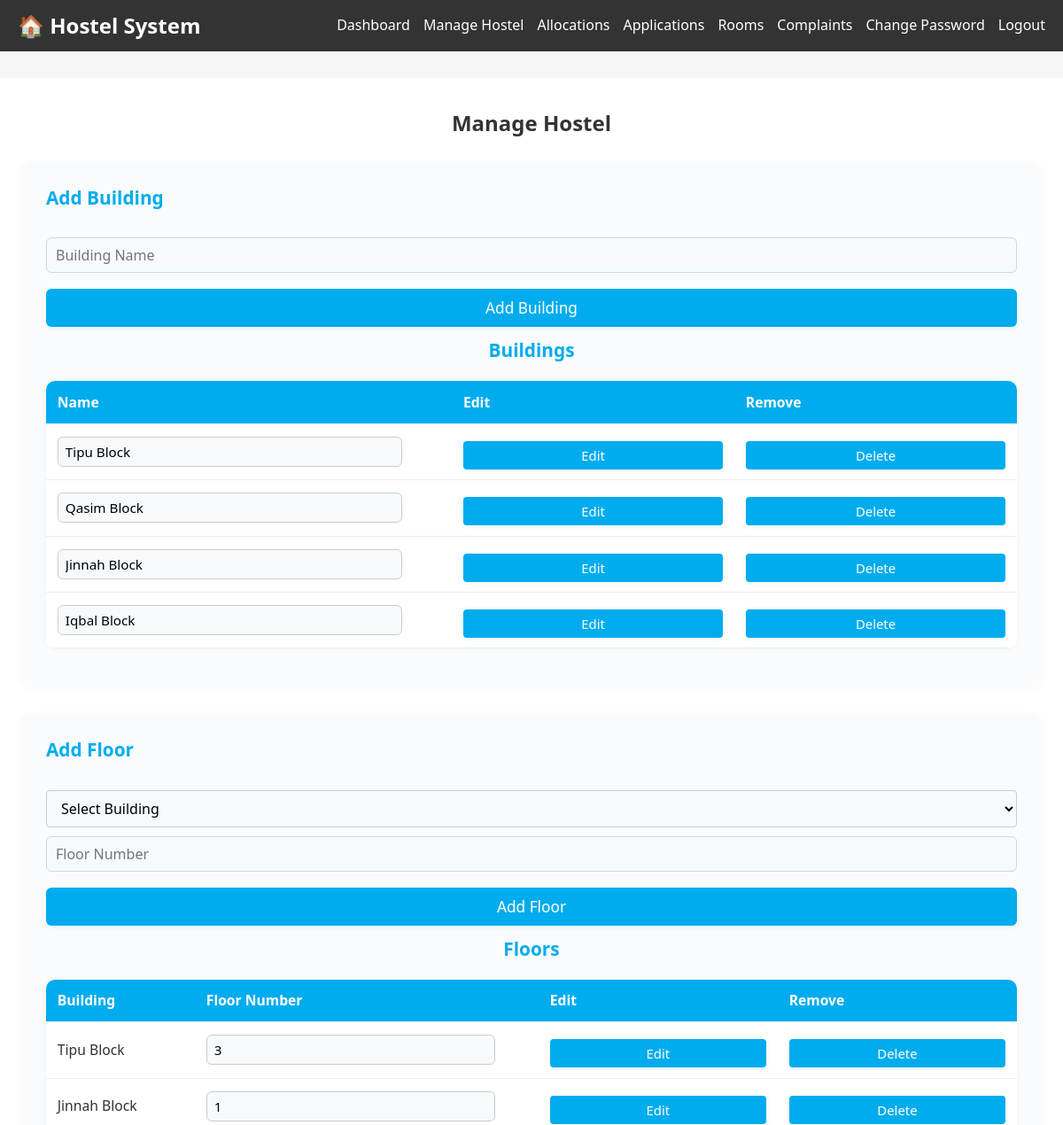
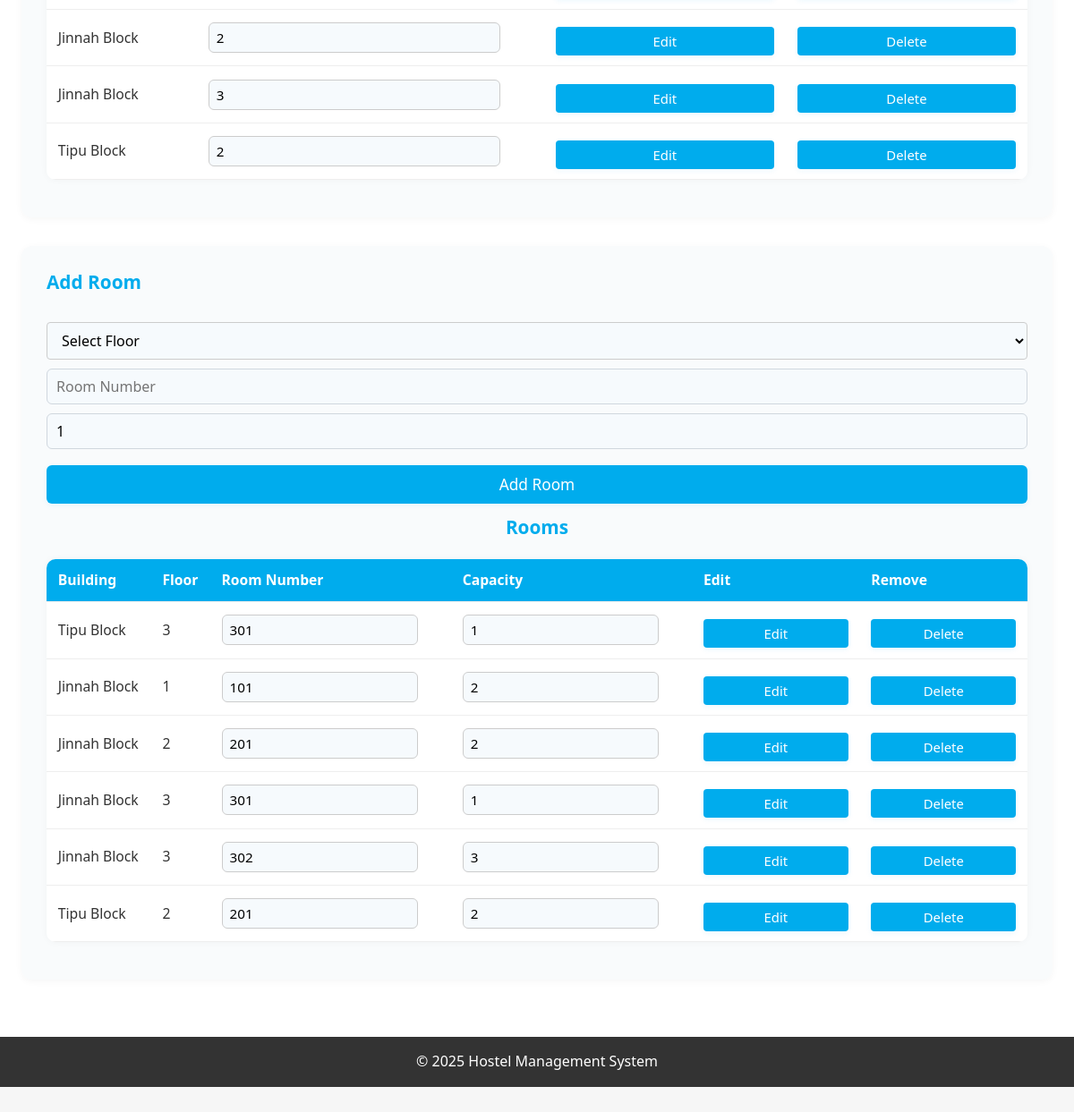
Page /Hostel-Management/admin/manage_hostel.php on the committed database (2 pictures, top to bottom).
### tables this page shows
CREATE TABLE IF NOT EXISTS `buildings` (
  `building_id` int NOT NULL AUTO_INCREMENT,
  `building_name` varchar(100) NOT NULL,
  PRIMARY KEY (`building_id`)
);

CREATE TABLE IF NOT EXISTS `floors` (
  `floor_id` int NOT NULL AUTO_INCREMENT,
  `building_id` int NOT NULL,
  `floor_number` int NOT NULL,
  PRIMARY KEY (`floor_id`),
  KEY `building_id` (`building_id`)
);

CREATE TABLE IF NOT EXISTS `rooms` (
  `room_id` int NOT NULL AUTO_INCREMENT,
  `floor_id` int NOT NULL,
  `room_number` varchar(20) NOT NULL,
  `capacity` int DEFAULT '1',
  `status` enum('available','occupied') DEFAULT 'available',
  `occupied` int DEFAULT '0',
  PRIMARY KEY (`room_id`),
  KEY `floor_id` (`floor_id`)
);

### Hostel-Management/admin/manage_hostel.php (the view, shortened to what this page needs)
<?php
include '../includes/config.php';
include '../includes/admin_header.php';
$buildings = $pdo->query("SELECT * FROM buildings")->fetchAll();
$floors = $pdo->query("SELECT * FROM floors")->fetchAll();
$rooms = $pdo->query("SELECT * FROM rooms")->fetchAll();
?>
<div class="container">
    <h2>Manage Hostel</h2>
    <div class="admin-card">
        <form method="post">
            <h3>Add Building</h3>
            <input type="text" name="building_name" placeholder="Building Name" required>
            <button type="submit" name="add_building" class="btn">Add Building</button>
        </form>
        <h3>Buildings</h3>
        <table class="styled-table">
            <thead>
                <tr>
                    <th>Name</th>
                    <th>Edit</th>
                    <th>Remove</th>
                </tr>
            </thead>
            <tbody>
                <?php foreach ($buildings as $b): ?>
                <tr>
                    <form method="post">
                        <td>
                            <input type="text" name="building_name" value="<?= htmlspecialchars($b['building_name']) ?>" required>
                        </td>
                        <td><button type="submit" name="edit_building" class="btn btn-small">Edit</button></td>
                        <td><button type="submit" name="delete_building" class="btn btn-small" onclick="return confirm('Delete building?')">Delete</button></td>
                    </form>
                </tr>
                <?php endforeach; ?>
            </tbody>
        </table>
    </div>
    <div class="admin-card">
        <form method="post">
            <h3>Add Floor</h3>
            <select name="building_id" required>
                <option value="">Select Building</option>
            </select>
            <input type="number" name="floor_number" placeholder="Floor Number" required>
            <button type="submit" name="add_floor" class="btn">Add Floor</button>
        </form>
        <h3>Floors</h3>
        <table class="styled-table">
            <thead>
                <tr>
                    <th>Building</th>
                    <th>Floor Number</th>
                    <th>Edit</th>
                    <th>Remove</th>
                </tr>
            </thead>
            <tbody>
                <?php foreach ($floors as $f): ?>
                <tr>
                    <form method="post">
                        <td>
                            <?php
                            $b = array_filter($buildings, fn($bb) => $bb['building_id'] == $f['building_id']);
                            echo htmlspecialchars(reset($b)['building_name']);
                            ?>
                        </td>
                        <td><input type="number" name="floor_number" value="<?= $f['floor_number'] ?>" required></td>
                        <td><button type="submit" name="edit_floor" class="btn btn-small">Edit</button></td>
                        <td><button type="submit" name="delete_floor" class="btn btn-small" onclick="return confirm('Delete floor?')">Delete</button></td>
                    </form>
                </tr>
                <?php endforeach; ?>
            </tbody>
        </table>
    </div>
    <div class="admin-card">
        <form method="post">
            <h3>Add Room</h3>
            <select name="floor_id" required>
                <option value="">Select Floor</option>
            </select>
            <input type="text" name="room_number" placeholder="Room Number" required>
            <input type="number" name="capacity" placeholder="Capacity" min="1" value="1" required>
            <button type="submit" name="add_room" class="btn">Add Room</button>
        </form>
        <h3>Rooms</h3>
        <table class="styled-table">
            <thead>
                <tr>
                    <th>Building</th>
                    <th>Floor</th>
                    <th>Room Number</th>
                    <th>Capacity</th>
                    <th>Edit</th>
                    <th>Remove</th>
                </tr>
            </thead>
            <tbody>
                <?php foreach ($rooms as $r): ?>
                <tr>
                    <form method="post">
                        <td>
                            <?php
                            $f = array_filter($floors, fn($ff) => $ff['floor_id'] == $r['floor_id']);
                            $floor = reset($f);
                            $b = array_filter($buildings, fn($bb) => $bb['building_id'] == $floor['building_id']);
                            echo htmlspecialchars(reset($b)['building_name']);
                            ?>
                        </td>
                        <td><?= $floor['floor_number'] ?? '' ?></td>
                        <td>
                            <input type="text" name="room_number" value="<?= htmlspecialchars($r['room_number']) ?>" required>
                        </td>
                        <td><input type="number" name="capacity" value="<?= $r['capacity'] ?>" min="1" required></td>
                        <td><button type="submit" name="edit_room" class="btn btn-small">Edit</button></td>
                        <td><button type="submit" name="delete_room" class="btn btn-small" onclick="return confirm('Delete room?')">Delete</button></td>
                    </form>
                </tr>
                <?php endforeach; ?>
            </tbody>
        </table>
    </div>
</div>
<?php include '../includes/footer.php'; ?>

### Hostel-Management/includes/admin_header.php (shortened to what this page needs)
<?php
$project_folder = 'Hostel-Management';
$script_path = $_SERVER['SCRIPT_NAME'];
$base_path_pos = strpos($script_path, '/' . $project_folder);
$base_path = $base_path_pos !== false
    ? substr($script_path, 0, $base_path_pos + strlen('/' . $project_folder))
    : '';
?>
<!DOCTYPE html>
<html>
<head>
    <link rel="stylesheet" href="<?= $base_path ?>/assets/style.css">
</head>
<body>
    <div class="header">
        <div class="logo">🏠 Hostel System</div>
        <div class="nav-links">
            <a href="<?= $base_path ?>/admin/dashboard.php">Dashboard</a>
            <a href="<?= $base_path ?>/admin/manage_hostel.php">Manage Hostel</a>
            <a href="<?= $base_path ?>/admin/allocations.php">Allocations</a>
            <a href="<?= $base_path ?>/admin/applications.php">Applications</a>
            <a href="<?= $base_path ?>/admin/rooms.php">Rooms</a>
            <a href="<?= $base_path ?>/admin/complaints.php">Complaints</a>
            <a href="<?= $base_path ?>/admin/change_password.php">Change Password</a>
            <a href="<?= $base_path ?>/logout.php">Logout</a>
        </div>
    </div>
    <div class="main-wrapper">

### Hostel-Management/includes/footer.php (shortened to what this page needs)
<footer style="
    background: #333;
    color: #fff;
    text-align: center;
    padding: 15px 0;
    margin-top: auto;
    flex-shrink: 0;
    width: 100%;
">
    &copy; <?= date('Y') ?> Hostel Management System
</footer>
</body>
</html>

### Hostel-Management/assets/style.css (style rules this page uses)
:root { --primary-color: #3498db; --secondary-color: #2ecc71; --danger-color: #e74c3c; --warning-color: #f39c12; --dark-color: #2c3e50; --light-color: #ecf0f1; --gray-color: #95a5a6; }
* { margin: 0; padding: 0; box-sizing: border-box; font-family: 'Segoe UI', Tahoma, Geneva, Verdana, sans-serif; }
body { background-color: #f5f5f5; color: #333; line-height: 1.6; }
a { text-decoration: none; color: var(--primary-color); }
.container { max-width: 1200px; width: 100%; margin: 0 auto; background: #fff; border-radius: 0; box-shadow: none; padding: 32px 24px; min-height: 100vh; box-sizing: border-box; overflow-x: hidden; }
.admin-card { background: #f9fbfc; border-radius: 12px; box-shadow: 0 2px 8px rgba(0,0,0,0.04); padding: 24px 28px; margin-bottom: 32px; }
.admin-card h3 { margin-top: 0; margin-bottom: 18px; font-size: 1.3em; color: #00aced; }
html, body { height: 100%; margin: 0; padding: 0; }
body { min-height: 100vh; display: flex; flex-direction: column; font-family: Arial, sans-serif; background: #f6f6f6; }
.main-wrapper, .admin-dashboard { flex: 1 0 auto; padding: 30px 0 40px 0; width: 100%; max-width: 1200px; margin: 0 auto; }
.logo { font-size: 1.5rem; font-weight: bold; }
.nav-links { display: flex; list-style: none; }
.nav-links a { color: white; transition: color 0.3s; }
.header { background: #333; color: white; padding: 10px 20px; display: flex; justify-content: space-between; align-items: center; }
.header a { color: white; text-decoration: none; margin-left: 15px; transition: color 0.3s; }
.btn { display: inline-block; background-color: var(--primary-color); color: white; padding: 0.5rem 1rem; border-radius: 4px; border: none; cursor: pointer; transition: background-color 0.3s; background: #00aced; color: #fff; border: none; padding: 10px 0; border-radius: 6px; font-size: 1.08em; cursor: pointer; width: 100%; transition: background 0.2s, box-shadow 0.2s; box-shadow: 0 2px 6px rgba(0,172,237,0.08); margin-top: 8px; font-weight: 500; min-width: 160px; text-align: center; }
.btn-small { padding: 6px 14px; font-size: 0.95em; border-radius: 4px; }
select, input[type="text"], input[type="number"] { border-radius: 6px; border: 1px solid #d0d7de; padding: 8px 10px; font-size: 1em; background: #f6fafd; transition: border-color 0.2s; width: 100%; box-sizing: border-box; }
footer { background-color: var(--dark-color); color: white; text-align: center; padding: 1rem 0; margin-top: 2rem; }
h2, h3 { text-align: center; margin-bottom: 24px; }
form { display: flex; flex-wrap: wrap; gap: 10px; align-items: center; margin-bottom: 10px; width: 100%; }
form input, form select, form button { font-size: 1em; padding: 8px 12px; border-radius: 4px; border: 1px solid #ccc; }
form button { background: #00aced; color: #fff; border: none; cursor: pointer; transition: background 0.2s; padding: 10px 0; border-radius: 6px; font-size: 1.08em; cursor: pointer; width: 100%; transition: background 0.2s, box-shadow 0.2s; box-shadow: 0 2px 6px rgba(0,172,237,0.08); margin-top: 8px; font-weight: 500; }
.styled-table { width: 100%; border-collapse: collapse; margin-bottom: 18px; background-color: white; border-radius: 10px; overflow: hidden; box-shadow: 0 0 8px rgba(0,0,0,0.04); font-size: 0.98em; }
.styled-table th, .styled-table td { padding: 0.7rem 0.8rem; text-align: left; border-bottom: 1px solid #eee; }
.styled-table thead { background-color: #00aced; color: white; }
.styled-table input[type="text"], .styled-table input[type="number"] { width: 90%; padding: 6px 8px; border-radius: 6px; border: 1px solid #ccc; font-size: 0.97em; }

### rows in the picture
buildings: building_name "Tipu Block"
buildings: building_name "Qasim Block"
buildings: building_name "Jinnah Block"
buildings: building_name "Iqbal Block"
floors: building.building_name "Tipu Block", floor_number "3"
floors: building.building_name "Jinnah Block", floor_number "1"
floors: building.building_name "Jinnah Block", floor_number "2"
floors: building.building_name "Jinnah Block", floor_number "3"
floors: building.building_name "Tipu Block", floor_number "2"
rooms: floor.floor_number "3", room_number "301", capacity "1"
rooms: floor.floor_number "1", room_number "101", capacity "2"
rooms: floor.floor_number "2", room_number "201", capacity "2"
rooms: floor.floor_number "3", room_number "301", capacity "1"
rooms: floor.floor_number "3", room_number "302", capacity "3"
rooms: floor.floor_number "2", room_number "201", capacity "2"
